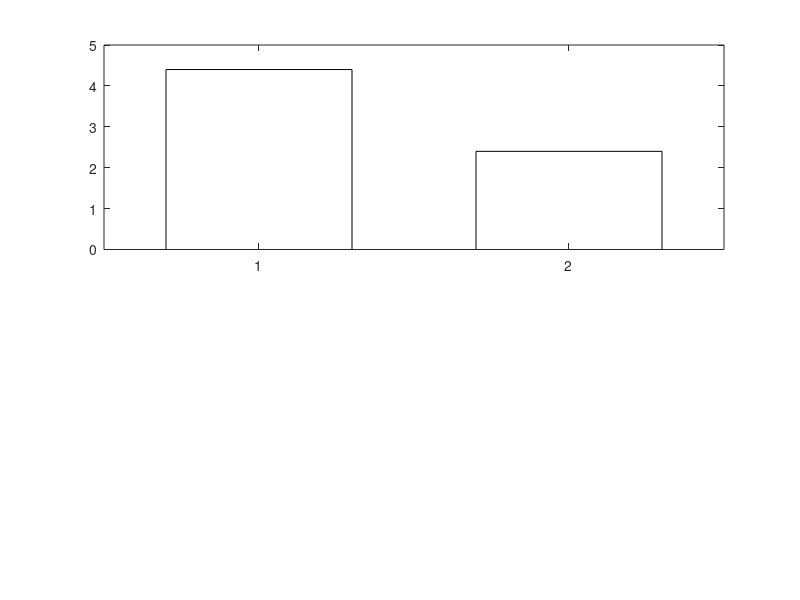

Reproduce this figure in MATLAB. (Note: this script raises an error after producing the figure.)
clear;clc;close all;
%TEST 3 DATA
% Averages calculated
force_means=[4.4,2.4]; % [Compliant, R&P] mean force (N)
force_std=[1.14,0.55]; % Calculated standard deviations
current_means=[179.6,186.8]; % Mean current (mA)
current_std=[13.6,38.6]; % Calculated standard deviations
% PLOTTING (Pull-out force & Unlocking current)
figure('Color',[1 1 1],'Position',[100,100,700,500]);
% Figure 1: Pull-out force
subplot(2,1,1);
b1=bar([1,2],force_means,0.6,'FaceColor','flat');
b1.CData(1,:)=[0 0.447 0.741]; % Blue for Compliant
b1.CData(2,:)=[0.85 0.325 0.098]; % Red for R&P
hold on;
errorbar([1,2],force_means,force_std,'k','linestyle','none','LineWidth',1.5);
ylabel('Force (N)');
set(gca,'XTickLabel',{'Compliant','Rack & Pinion'});
title('Maximum Passive Pull-out Force (0W)');
grid on;
% Figure 2: Unlocking current
subplot(2,1,2);
b2=bar([1,2],current_means,0.6,'FaceColor','flat');
b2.CData(1,:)=[0 0.447 0.741];
b2.CData(2,:)=[0.85 0.325 0.098];
hold on;
errorbar([1,2],current_means,current_std,'k','linestyle','none','LineWidth',1.5);
ylabel('Current (mA)');
set(gca,'XTickLabel',{'Compliant','Rack & Pinion'});
title('Peak Unlocking Current');
grid on;
